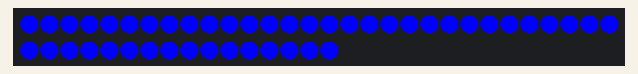
Bench run of a sketch on a simulated Arduino Uno, built with avr-gcc and run on an emulated ATmega328P. On the bench: 46 RGB LEDs in strip order, left to right, continuing on the next row. The local clock reads 2024-03-15 10:24:30 at power-on unless the sketch sets it.

Above: at 7.2 s.
At 10.8 s:
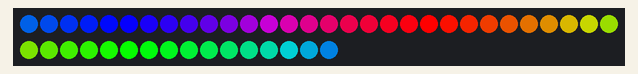
At 14.3 s:
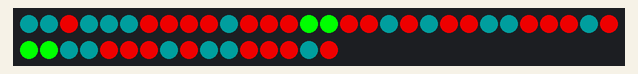
At 25.9 s:
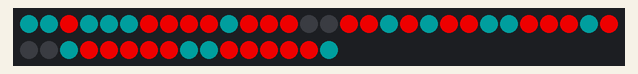
At 31.4 s:
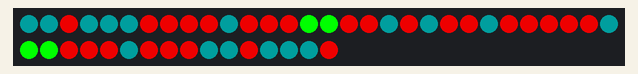
At 39.0 s:
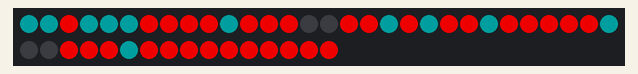

The sketch:

main.ino
```cpp
#include <Adafruit_NeoPixel.h>
#include <TimeLib.h>
#include <Wire.h>
#include <DS1307RTC.h>

#define PIN 9
#define DIGITS 6

#define S1_START 0

#define S2_START 7

#define P1_START 14

#define S3_START 16

#define S4_START 23

#define P2_START 30

#define S5_START 32

#define S6_START 39


Adafruit_NeoPixel strip = Adafruit_NeoPixel( 7 * DIGITS + 4, PIN, NEO_GRB + NEO_KHZ800);

byte segments[10] = {
  0b1110111, //0
  0b0010001, //1
  0b1101011, //2
  0b0111011, //3
  0b0011101, //4
  0b0111110, //5
  0b1111110, //6
  0b0010011, //7
  0b1111111, //8
  0b0111111, //9
};


void setup() {
  strip.begin();
  setSyncProvider(RTC.get);

  colorWipe(strip.Color(255, 0, 0), 50);
  colorWipe(strip.Color(0, 255, 0), 50);
  colorWipe(strip.Color(0, 0, 255), 50);

  rainbowCycle(2);
}

void loop() {
  clearDisplay();


  printSeconds();
  printMinute();
  printHour();

  strip.show();

  dotOn();
  delay(500);
  dotOff();
  delay(500);

}


void writeDigit(int segStart, int value) {
  byte seg = segments[value];
  for (int i = 6; i >= 0; i--) {
    int offset = segStart + i;
    uint32_t color = seg & 0x01 != 0 ? strip.Color(200, 0, 0) : strip.Color(0, 30, 30);
    strip.setPixelColor(offset , color);
    seg = seg >> 1;
  }
}

void clearDisplay() {
  for (int i = 0; i < strip.numPixels(); i++) {
    strip.setPixelColor(i, strip.Color(0, 0, 0));
  }
}
void dotOn()
{
  strip.setPixelColor(14, strip.Color(0, 255, 0));
  strip.setPixelColor(15, strip.Color(0, 255, 0));
  strip.setPixelColor(30, strip.Color(0, 255, 0));
  strip.setPixelColor(31, strip.Color(0, 255, 0));
  strip.show();

}

void dotOff()
{

  strip.setPixelColor(14, strip.Color(0, 0, 0));
  strip.setPixelColor(15, strip.Color(0, 0, 0));
  strip.setPixelColor(30, strip.Color(0, 0, 0));
  strip.setPixelColor(31, strip.Color(0, 0, 0));
  strip.show();
}


void printSeconds()
{
  int secondT = second();
  int  secondTF = secondT / 10 ;
  writeDigit(S5_START, secondTF);
  int secondTS = secondT % 10;
  writeDigit(S6_START, secondTS);

}

void printMinute()
{
  int minuteT = minute();
  int  minuteTF = minuteT / 10 ;
  writeDigit(S3_START, minuteTF);
  int minuteTS = minuteT % 10;
  writeDigit(S4_START, minuteTS);

}

void printHour()
{
  int hourT = hourFormat12();
  int  hourTF = hourT / 10 ;
  writeDigit(S1_START, hourTF);
  int hourTS = hourT % 10;
  writeDigit(S2_START, hourTS);

}


void rainbowCycle(uint8_t wait) {
  uint16_t i, j;

  for (j = 0; j < 256 * 5; j++) { // 5 cycles of all colors on wheel
    for (i = 0; i < strip.numPixels(); i++) {
      strip.setPixelColor(i, Wheel(((i * 256 / strip.numPixels()) + j) & 255));
    }
    strip.show();
    delay(wait);
  }
}

uint32_t Wheel(byte WheelPos) {
  WheelPos = 255 - WheelPos;
  if (WheelPos < 85) {
    return strip.Color(255 - WheelPos * 3, 0, WheelPos * 3);
  }
  if (WheelPos < 170) {
    WheelPos -= 85;
    return strip.Color(0, WheelPos * 3, 255 - WheelPos * 3);
  }
  WheelPos -= 170;
  return strip.Color(WheelPos * 3, 255 - WheelPos * 3, 0);
}


void colorWipe(uint32_t c, uint8_t wait) {
  for (uint16_t i = 0; i < strip.numPixels(); i++) {
    strip.setPixelColor(i, c);
    strip.show();
    delay(wait);
  }
}
```
